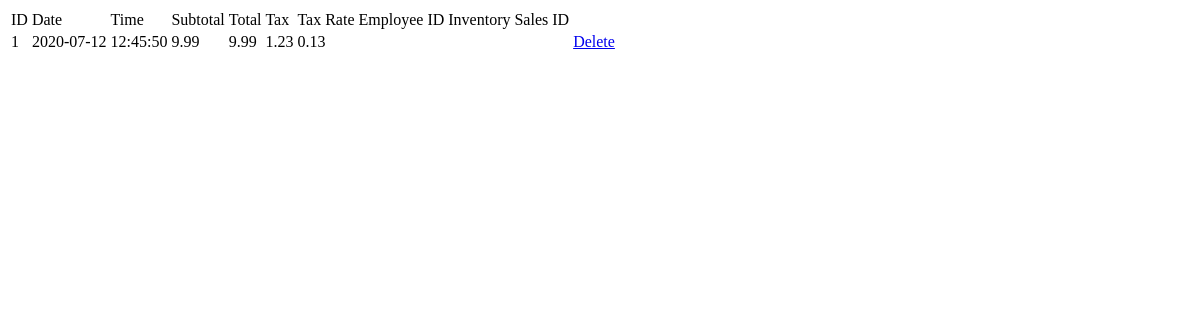
The page /currentDraft/ticketview.php on the database as committed earlier.
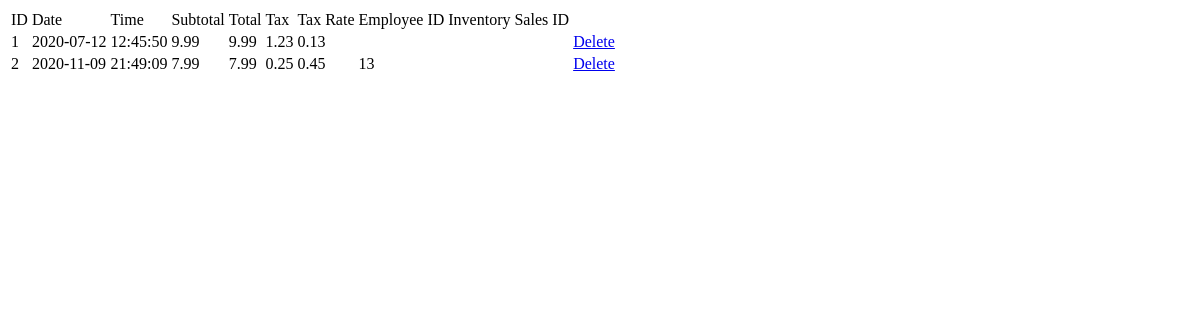
The same page on the database as committed later.
### tables this page shows
CREATE TABLE `ticket_system` (
  `ticket_id` int(11) NOT NULL,
  `date` date NOT NULL,
  `time` time NOT NULL,
  `subtotal` float NOT NULL,
  `total` float NOT NULL,
  `tax` float NOT NULL,
  `tax_rate` float NOT NULL,
  `employee_id` int(11) DEFAULT NULL,
  `ISID` int(11) DEFAULT NULL
);

### currentDraft/ticketview.php (the view, shortened to what this page needs)
<?php
  include_once ('config.php');
  $query = "select * from ticket_system";
  $result = mysqli_query($conn,$query);
?>
<!DOCTYPE html>
<html lang="eng">
<head>
</head>
<body>
  <div class="container">
    <div class="row">
      <div class="col m-auto">
        <div class="card mt-5">
          <table class="table table-bordered">
            <tr>
              <td> ID </td>
              <td> Date </td>
              <td> Time </td>
              <td> Subtotal </td>
              <td> Total </td>
              <td> Tax </td>
              <td> Tax Rate </td>
              <td> Employee ID </td>
              <td> Inventory Sales ID </td>
            </tr>
            <?php
              while($row=mysqli_fetch_assoc($result))
              {
                $ID = $row['ticket_id'];
                $Date = $row['date'];
                $Time = $row['time'];
                $Subtotal = $row['subtotal'];
                $Total = $row['total'];
                $Tax = $row['tax'];
                $TaxRate = $row['tax_rate'];
                $EmployeeID = $row['employee_id'];
            ?>
              <tr>
                <td><?php echo $ID ?></td>
                <td><?php echo $Date ?></td>
                <td><?php echo $Time ?></td>
                <td><?php echo $Subtotal ?></td>
                <td><?php echo $Total ?></td>
                <td><?php echo $Tax ?></td>
                <td><?php echo $TaxRate ?></td>
                <td><?php echo $EmployeeID ?></td>
                <td><?php echo $InventorySalesID ?></td>
                <td><a href ="ticketdelete.php?Del=<?php echo $ID ?>">Delete</a></td>
              </tr>
            <?php
              }
            ?>
          </table>
        </div>
      </div>
    </div>
  </div>
</body>
</html>

Rows that differ between the two databases and show on the page:
added ticket_system: ticket_id "2", date "2020-11-09", time "21:49:09", subtotal "7.99", total "7.99", tax "0.25", tax_rate "0.45", employee "13"
